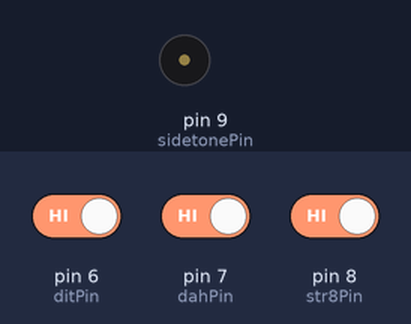
The sketch below on a simulated Arduino Uno, built with avr-gcc and run on an emulated ATmega328P. On the bench: buzzer (waves = sounding). Inputs (shaded band) come from the test bench; at power-on: pin 6 (ditPin) HIGH, pin 8 (str8Pin) HIGH, pin 7 (dahPin) HIGH.

Above: at 1.2 s.
1.3 s: pin 6 (ditPin) driven LOW
At 1.36 s:
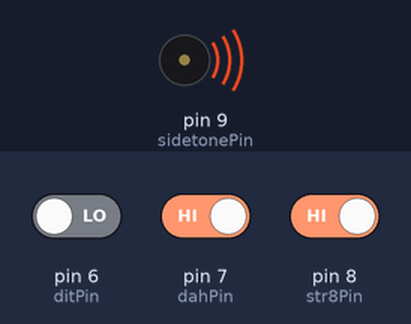
4.3 s: pin 8 (str8Pin) driven LOW
At 5.1 s:
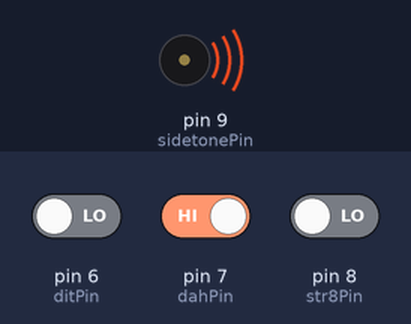
5.8 s: pin 8 (str8Pin) driven HIGH
At 6.1 s:
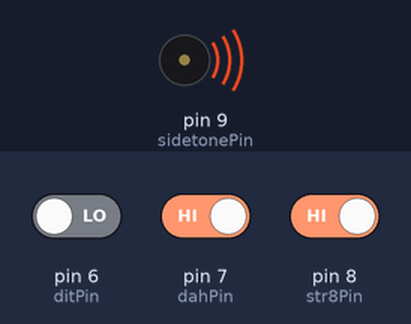
8.8 s: pin 6 (ditPin) driven HIGH
At 10.0 s:
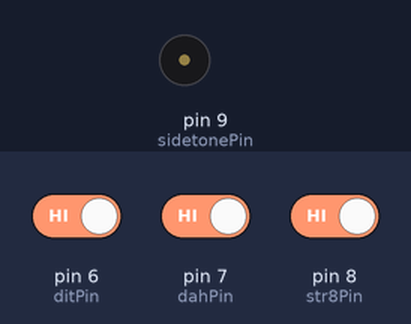
10.3 s: pin 7 (dahPin) driven LOW
At 10.48 s:
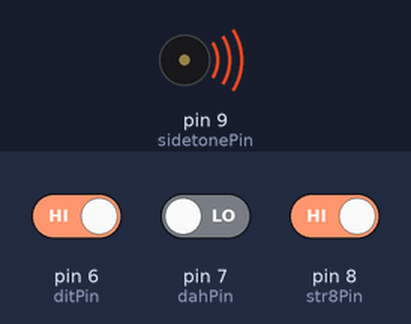
Timing chart, 0 to 14.3 s (numbered marks = the images above; inputs shaded):
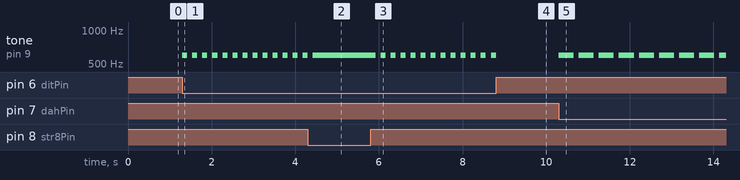

Measured:
- after the input at 1.3 s, tone on pin 9 (sidetonePin): alternates 600 Hz for 0.12 s and silent for 0.12 s, starting at once
- after the input at 4.3 s, tone on pin 9 (sidetonePin): goes on until 4.4 s, then stays 600 Hz
- after the input at 5.8 s, tone on pin 9 (sidetonePin): alternates 600 Hz for 0.12 s and silent for 0.12 s, starting after 0.12 s
- after the input at 8.8 s, tone on pin 9 (sidetonePin): goes on until 8.8 s, then stays silent
- after the input at 10.3 s, tone on pin 9 (sidetonePin): alternates 600 Hz for 0.36 s and silent for 0.12 s, starting at once

The sketch:

Keyer.ino
```cpp
/*
 Keyer

 Simple keyer for the Arduino

 m0xpd
 shack.nasties 'at Gee Male dot com'

 KC3EYS modified 6/28/16

 Pins 6 & 7 connected to a paddle...
   pin 6 is the 'dit' key (usually the left)
   pin 7 is the 'dah' key (usually the right)

 Pin 8 connected to a straight key

 All the keys have one side to ground, the other pulled up to 5V by 10k resistors
 (advanced users can exploit the internal pull-up resistors instead)
 Pin 8 is for sidetone
 Pin 13 is the Tx output to key the transmitter - using an open-collector NPN transistor or a relay
 */


// set pin numbers:
const int ditPin = 6;
const int dahPin = 7;
const int str8Pin = 8;
const int sidetonePin = 9;
const int TxPin =  13;

// variables :
int ditState = 0;
int dahState = 0;
int str8State = 0;
unsigned sidetoneFreq=600;
int wpm = 10;                    // Setting WPM spacing for dit/dah
int ditLength = (int) 1200/wpm;  // dit length in milliseconds
int dahLength = 3 * ditLength;
int LastElement = 0;            // code for the last element sent...
                                // 0 :- space
                                // 1 :- dit
                                // 2 :- dah

void setup() {
  // initialize the Tx and sidetone pins as an output:
  pinMode(TxPin, OUTPUT);
  pinMode(sidetonePin,OUTPUT);
  // initialize the Key pins as an inputs:
  pinMode(ditPin, INPUT);
  pinMode(dahPin, INPUT);
  pinMode(str8Pin, INPUT);
}

void loop(){
  // read the state of the inputs:
  ditState = digitalRead(ditPin);
  dahState = digitalRead(dahPin);
  str8State = digitalRead(str8Pin);

  if (str8State == LOW) {
    digitalWrite(TxPin,HIGH);
    tone(sidetonePin,sidetoneFreq);
  }

  else {
    digitalWrite(TxPin,LOW);
    noTone(sidetonePin);
    if ((ditState == LOW)&(dahState == HIGH)) {
      LastElement = 1;
      CWKey(ditLength);
      CWSpace(ditLength);
    }
    else if ((dahState == LOW)&(ditState == HIGH)) {
      LastElement = 2;
      CWKey(dahLength);
      CWSpace(ditLength);
    }
    else if ((dahState == LOW)&(ditState == LOW)) {
      if (LastElement == 2) {
        LastElement = 1;
        CWKey(ditLength);
        CWSpace(ditLength);
        }
      else {
        LastElement = 2;
        CWKey(dahLength);
        CWSpace(ditLength);
        }
      }
    else {
      LastElement = 0;
    }

  }
}

void  CWKey(int duration){
  digitalWrite(TxPin,HIGH);
  tone(sidetonePin,sidetoneFreq);
  delay(duration);
  digitalWrite(TxPin,LOW);
  noTone(sidetonePin);
}

void  CWSpace(int duration){
  digitalWrite(TxPin,LOW);
  delay(duration);
}
```
